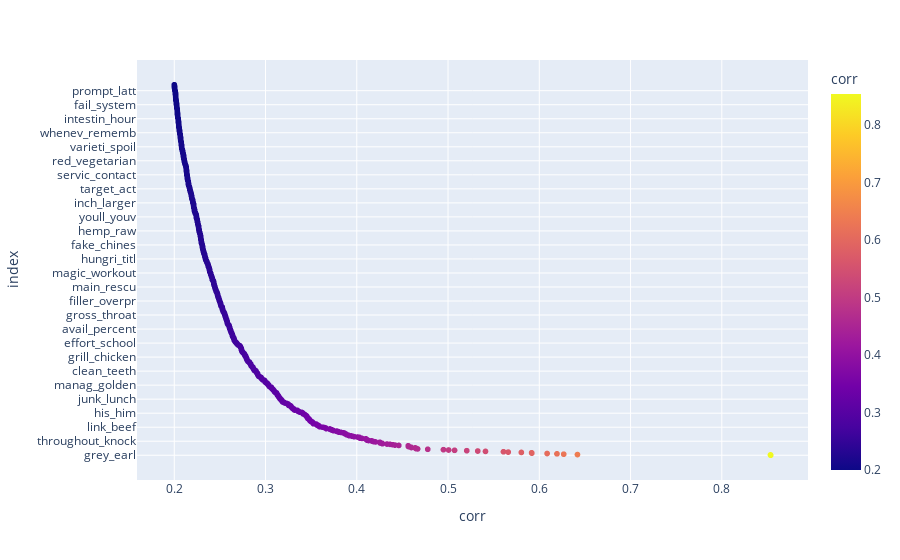

Notebook code cell kept with this figure:
### Code cell


### Figure 1 — Plotly figure (JSON) as saved in the notebook; plotly's stock layout.template omitted (floating-point values rounded to 4 significant figures; data arrays with more than 128 entries replaced by an {"elided": "..."} marker saying what was removed)
{"data": [{"hovertemplate": "corr=%{marker.color}<br>index=%{y}<extra></extra>", "legendgroup": "", "marker": {"color": {"elided": "1058 float values"}, "coloraxis": "coloraxis", "symbol": "circle"}, "mode": "markers", "name": "", "showlegend": false, "type": "scattergl", "x": {"elided": "1058 float values"}, "xaxis": "x", "y": {"elided": "1058 str values"}, "yaxis": "y"}], "layout": {"coloraxis": {"colorbar": {"title": {"text": "corr"}}, "colorscale": [[0, "#0d0887"], [0.1111, "#46039f"], [0.2222, "#7201a8"], [0.3333, "#9c179e"], [0.4444, "#bd3786"], [0.5556, "#d8576b"], [0.6667, "#ed7953"], [0.7778, "#fb9f3a"], [0.8889, "#fdca26"], [1, "#f0f921"]]}, "legend": {"tracegroupgap": 0}, "margin": {"t": 60}, "xaxis": {"anchor": "y", "domain": [0, 1], "title": {"text": "corr"}}, "yaxis": {"anchor": "x", "domain": [0, 1], "title": {"text": "index"}}}}
